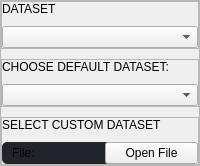
                         <widget class="QFrame" name="dataset_frame">
                          <property name="maximumSize">
                           <size>
                            <width>16777215</width>
                            <height>160</height>
                           </size>
                          </property>
                          <property name="styleSheet">
                           <string notr="true"/>
                          </property>
                          <property name="frameShape">
                           <enum>QFrame::StyledPanel</enum>
                          </property>
                          <property name="frameShadow">
                           <enum>QFrame::Raised</enum>
                          </property>
                          <layout class="QVBoxLayout" name="datasetFrameVerticalLayout">
                           <property name="spacing">
                            <number>10</number>
                           </property>
                           <property name="leftMargin">
                            <number>0</number>
                           </property>
                           <property name="topMargin">
                            <number>0</number>
                           </property>
                           <property name="rightMargin">
                            <number>0</number>
                           </property>
                           <property name="bottomMargin">
                            <number>0</number>
                           </property>
                           <item>
                            <widget class="QFrame" name="dataset_selection_frame">
                             <property name="maximumSize">
                              <size>
                               <width>16777215</width>
                               <height>75</height>
                              </size>
                             </property>
                             <property name="frameShape">
                              <enum>QFrame::StyledPanel</enum>
                             </property>
                             <property name="frameShadow">
                              <enum>QFrame::Raised</enum>
                             </property>
                             <layout class="QVBoxLayout" name="datasetSelectionFrameVerticalLayout">
                              <property name="spacing">
                               <number>10</number>
                              </property>
                              <property name="leftMargin">
                               <number>0</number>
                              </property>
                              <property name="topMargin">
                               <number>0</number>
                              </property>
                              <property name="rightMargin">
                               <number>0</number>
                              </property>
                              <property name="bottomMargin">
                               <number>0</number>
                              </property>
                              <item>
                               <widget class="QLabel" name="dataset_label">
                                <property name="text">
                                 <string>DATASET</string>
                                </property>
                               </widget>
                              </item>
                              <item>
                               <widget class="QComboBox" name="dataset_comboBox">
                                <property name="maximumSize">
                                 <size>
                                  <width>500</width>
                                  <height>16777215</height>
                                 </size>
                                </property>
                                <property name="cursor">
                                 <cursorShape>PointingHandCursor</cursorShape>
                                </property>
                                <property name="currentText">
                                 <string/>
                                </property>
                                <property name="maxCount">
                                 <number>2147483646</number>
                                </property>
                               </widget>
                              </item>
                             </layout>
                            </widget>
                           </item>
                           <item>
                            <widget class="QFrame" name="default_dataset_frame">
                             <property name="maximumSize">
                              <size>
                               <width>16777215</width>
                               <height>75</height>
                              </size>
                             </property>
                             <property name="frameShape">
                              <enum>QFrame::StyledPanel</enum>
                             </property>
                             <property name="frameShadow">
                              <enum>QFrame::Raised</enum>
                             </property>
                             <layout class="QVBoxLayout" name="defaultDatasetFrameVerticalLayout">
                              <property name="spacing">
                               <number>10</number>
                              </property>
                              <property name="leftMargin">
                               <number>0</number>
                              </property>
                              <property name="topMargin">
                               <number>0</number>
                              </property>
                              <property name="rightMargin">
                               <number>0</number>
                              </property>
                              <property name="bottomMargin">
                               <number>0</number>
                              </property>
                              <item>
                               <widget class="QLabel" name="default_dataset_label">
                                <property name="text">
                                 <string>CHOOSE DEFAULT DATASET:</string>
                                </property>
                               </widget>
                              </item>
                              <item>
                               <widget class="QComboBox" name="default_dataset_comboBox">
                                <property name="maximumSize">
                                 <size>
                                  <width>500</width>
                                  <height>16777215</height>
                                 </size>
                                </property>
                                <property name="cursor">
                                 <cursorShape>PointingHandCursor</cursorShape>
                                </property>
                               </widget>
                              </item>
                             </layout>
                            </widget>
                           </item>
                           <item>
                            <widget class="QFrame" name="custom_dataset_frame">
                             <property name="maximumSize">
                              <size>
                               <width>16777215</width>
                               <height>75</height>
                              </size>
                             </property>
                             <property name="frameShape">
                              <enum>QFrame::StyledPanel</enum>
                             </property>
                             <property name="frameShadow">
                              <enum>QFrame::Raised</enum>
                             </property>
                             <layout class="QVBoxLayout" name="customDatasetFrameVerticalLayout">
                              <property name="spacing">
                               <number>10</number>
                              </property>
                              <property name="leftMargin">
                               <number>0</number>
                              </property>
                              <property name="topMargin">
                               <number>0</number>
                              </property>
                              <property name="rightMargin">
                               <number>0</number>
                              </property>
                              <property name="bottomMargin">
                               <number>0</number>
                              </property>
                              <item>
                               <widget class="QLabel" name="custom_dataset_label">
                                <property name="text">
                                 <string>SELECT CUSTOM DATASET</string>
                                </property>
                               </widget>
                              </item>
                              <item>
                               <widget class="QFrame" name="file_path_frame">
                                <property name="styleSheet">
                                 <string notr="true">QFrame {
	background-color: rgb(33, 37, 43);
	border-radius: 5px;
}</string>
                                </property>
                                <property name="frameShape">
                                 <enum>QFrame::StyledPanel</enum>
                                </property>
                                <property name="frameShadow">
                                 <enum>QFrame::Raised</enum>
                                </property>
                                <layout class="QHBoxLayout" name="filePathFrameHorizontalLayout">
                                 <property name="spacing">
                                  <number>0</number>
                                 </property>
                                 <property name="leftMargin">
                                  <number>10</number>
                                 </property>
                                 <property name="topMargin">
                                  <number>0</number>
                                 </property>
                                 <property name="rightMargin">
                                  <number>0</number>
                                 </property>
                                 <property name="bottomMargin">
                                  <number>0</number>
                                 </property>
                                 <item>
                                  <widget class="QLabel" name="file_path_label">
                                   <property name="maximumSize">
                                    <size>
                                     <width>16777215</width>
                                     <height>16777215</height>
                                    </size>
                                   </property>
                                   <property name="text">
                                    <string>File:</string>
                                   </property>
                                  </widget>
                                 </item>
                                 <item>
                                  <widget class="QPushButton" name="open_file_pushButton">
                                   <property name="maximumSize">
                                    <size>
                                     <width>150</width>
                                     <height>35</height>
                                    </size>
                                   </property>
                                   <property name="cursor">
                                    <cursorShape>PointingHandCursor</cursorShape>
                                   </property>
                                   <property name="styleSheet">
                                    <string notr="true"/>
                                   </property>
                                   <property name="text">
                                    <string>Open File</string>
                                   </property>
                                   <property name="icon">
                                    <iconset resource="resources.qrc">
                                     <normaloff>:/newPrefix/resources/folder.png</normaloff>:/newPrefix/resources/folder.png</iconset>
                                   </property>
                                   <property name="iconSize">
                                    <size>
                                     <width>20</width>
                                     <height>20</height>
                                    </size>
                                   </property>
                                  </widget>
                                 </item>
                                </layout>
                               </widget>
                              </item>
                             </layout>
                            </widget>
                           </item>
                          </layout>
                         </widget>
